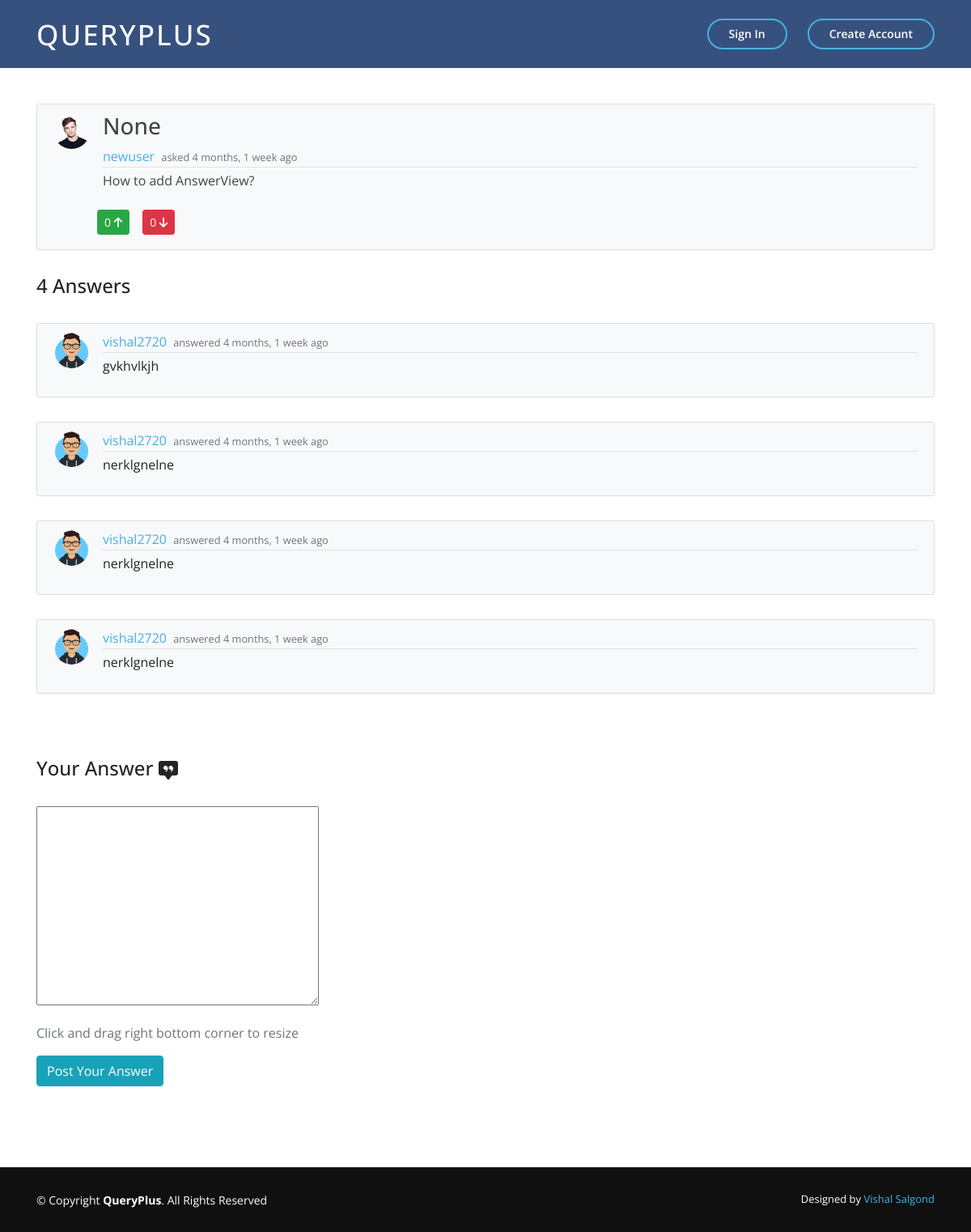
Page /question/8/ on the committed database.
### main_app/models.py (models this page shows, shortened)
class Question(models.Model):
    title = models.CharField(max_length=100, null=True)
    question = RichTextField()
    date_posted = models.DateTimeField(auto_now_add=True)
    author = models.ForeignKey(User, on_delete=models.CASCADE)
    upvotes = models.ManyToManyField(User, related_name='upvotes', blank=True)
    downvotes = models.ManyToManyField(User, related_name='downvotes', blank=True)

class Profile(models.Model):
    user = models.OneToOneField(User, on_delete=models.CASCADE)
    image = models.ImageField(default='default.jpg',upload_to='profile_pics')

class Answer(models.Model):
    content = RichTextField(blank=True, null=True)
    date_posted = models.DateTimeField(default=timezone.now)
    author = models.ForeignKey(User, on_delete=models.CASCADE)
    answered_to = models.ForeignKey(Question, on_delete=models.CASCADE)

### main_app/views.py (the view, shortened to what this page needs)
# urls.py: path('question/<int:pk>/', QuestionDetailView.as_view(), name='question-detail'),
class QuestionDetailView(DetailView):
    model = Question
    def get_context_data(self, *args, **kwargs):
        context = super(QuestionDetailView,
             self).get_context_data(*args, **kwargs)
        context["form"] = AnswerForm()
        context["answers"] = Answer.objects.filter(answered_to=context["question"])
        context["count"] =  Answer.objects.filter(answered_to=context["question"]).count()
        return context

### main_app/forms.py
class AnswerForm(forms.ModelForm):
    class Meta:
        model = Answer
        fields = ["content"]

### main_app/templates/main_app/question_detail.html (shortened to what this page needs)
{% extends "main_app/base.html" %}
{% load crispy_forms_tags %}
{% load i18n %}
{% block content %}
    <div style="margin-bottom: 100px;" class="container">
    <article class="media content-section mt-5 bg-light">
        <img class="rounded-circle article-img" src="{{ object.author.profile.image.url }}" alt="user_image">
        <div class="media-body">
        <div class="article-metadata">
            <h3 class="article-title">{{ question.title|safe }}</h3>
            <a class="mr-1" href="{% url 'user-profile' question.author.username %}">{{ question.author }}</a>
            <small class="text-muted">asked {{ question.date_posted|timesince }} ago</small>
        </div>
            <p class="article-title">{{ question.question|safe }}</p>
            {% if user != question.author %}
            <form action="{% url 'question-upvote' object.id %}" method="POST">
                <div class="row">
                    <button type="submit" class="btn btn-success btn-sm m-2"> {{ question.upvotes.count }} <i class='fas fa-arrow-up'></i></button>
                    <button type="submit" class="btn btn-danger btn-sm m-2"> {{ question.downvotes.count }} <i class='fas fa-arrow-down'></i></button>
                </div>
            </form>
            {% endif %}
        </div>
    </article>
    <br>
    {% if count  %}
        {% for ans in answers %}
            <article class="media content-section bg-light">
                <img class="rounded-circle article-img" src="{{ ans.author.profile.image.url }}" alt="">
                <div class="media-body">
                <div class="article-metadata">
                    <a class="mr-1" href="{% url 'user-profile' ans.author.username %}">{{ ans.author }}</a>
                    <small class="text-muted">answered {{ ans.date_posted|timesince }} ago</small>
                </div>
                <p>{{ ans.content|safe }}</p>
                </div>
            </article>
        {% endfor %}
    {% endif %}
    <form method="POST">
        <fieldset class="form-group">
            {% if count  %}
                <h4 class="mt-5">Your Answer
                </h4>
                <br>
            {% else %}
                <h4 class="mt-5">Be the first one to Answer</h4>
                <br>
            {% endif %}
            <div>
                {{ form.content|safe }} {{ form.media }}
            </div>
        </fieldset>
        <div class="mb-3 text-muted">
            <span>Click and drag right bottom corner to resize</span>
        </div>
        <div class="form-group">
            <button class="btn btn-info" type="submit">Post Your Answer</button>
        </div>
    </form>
</div>
{% endblock content %}

### main_app/static/main_app/main.css (style rules this page uses)
html { min-height: 100%; position: relative; }
body { background: white; margin-top: 5rem; font-family: 'Open Sans', sans-serif; padding-bottom: 80px; }
a { color: #47b2e4; }
.content-section { background: #ffffff; padding: 10px 20px; border: 1px solid #dddddd; border-radius: 3px; margin-bottom: 30px; }
.article-title { color: #444444; }
.article-img { height: 45px; width: 45px; margin-right: 16px; }
.article-metadata { padding-bottom: 1px; margin-bottom: 4px; border-bottom: 1px solid #e3e3e3 }

### rows in the picture
Question: author.profile.image (picture), title "None", author "newuser", date_posted "4 months, 1 week", question "How to add AnswerView?", upvotes.count "0", downvotes.count "0"
Answer: author.profile.image (picture), author "vishal2720", date_posted "4 months, 1 week", content "gvkhvlkjh"
Answer: author.profile.image (picture), author "vishal2720", date_posted "4 months, 1 week", content "nerklgnelne"
Answer: author.profile.image (picture), author "vishal2720", date_posted "4 months, 1 week", content "nerklgnelne"
Answer: author.profile.image (picture), author "vishal2720", date_posted "4 months, 1 week", content "nerklgnelne"
